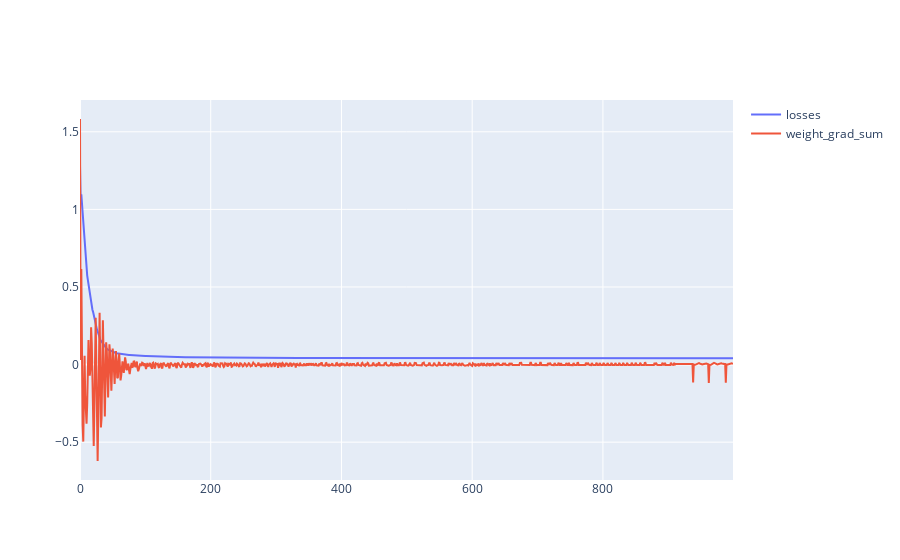

The notebook cell this image was saved under:
### Code cell
torch.manual_seed(11)

n,d = X.shape
LR = 5e-2
model = nn.Sequential(nn.Linear(d,10),nn.ReLU(), nn.Linear(10,3))
linear = model[0]
optimizer = optim.Adam(model.parameters(), lr=LR)
# scheduler = lr_scheduler.CosineAnnealingWarmRestarts(optimizer=optimizer, T_max=100)
# scheduler = None
# scheduler = lr_scheduler.CosineAnnealingLR(optimizer=optimizer, T_max=100)
scheduler = torch.optim.lr_scheduler.StepLR(optimizer, step_size=max_epochs//3, gamma=0.2, last_epoch=-1) 


loss_fn = nn.CrossEntropyLoss()

weight_grad_sum = []
losses = []
max_epochs = 1000
for epoch in range(max_epochs):
    optimizer.zero_grad()
    out =  model.forward(X)
    loss = loss_fn(out, y)
    loss.backward()
    optimizer.step()
    weight_grad_sum.append(torch.sum(linear.weight.grad))
    losses.append(loss.item())
    if scheduler:
        scheduler.step()
        
#     print(f"scheduler lr: {scheduler.get_lr()[0]:.5f}")
#     print(f"optimizer lr: {optimizer.param_groups[0]['lr']:.5f}")
#     print()
    
plot(losses=losses,weight_grad_sum=weight_grad_sum)

### Figure 1 — Plotly figure (JSON) as saved in the notebook; plotly's stock layout.template omitted (floating-point values rounded to 4 significant figures; data arrays with more than 128 entries replaced by an {"elided": "..."} marker saying what was removed)
{"data": [{"name": "losses", "type": "scatter", "y": {"elided": "1000 float values"}}, {"name": "weight_grad_sum", "type": "scatter", "y": {"elided": "1000 float values"}}], "layout": {}}
